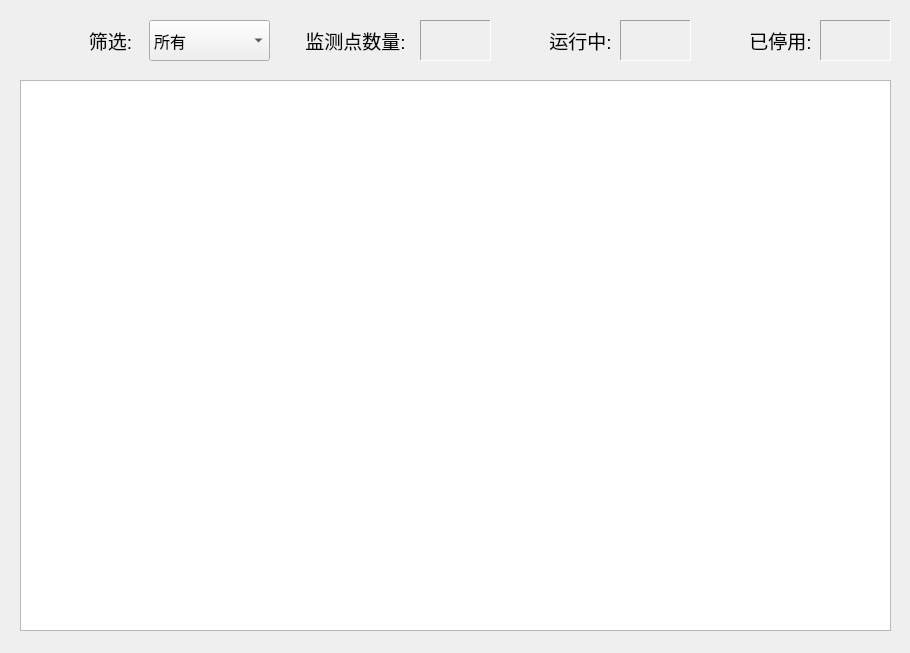
<?xml version="1.0" encoding="UTF-8"?>
<ui version="4.0">
 <class>PointShow</class>
 <widget class="QWidget" name="PointShow">
  <property name="geometry">
   <rect>
    <x>0</x>
    <y>0</y>
    <width>910</width>
    <height>653</height>
   </rect>
  </property>
  <property name="windowTitle">
   <string>Form</string>
  </property>
  <widget class="QTableWidget" name="tableWidget">
   <property name="geometry">
    <rect>
     <x>20</x>
     <y>80</y>
     <width>871</width>
     <height>551</height>
    </rect>
   </property>
  </widget>
  <widget class="QComboBox" name="comboBox">
   <property name="geometry">
    <rect>
     <x>149</x>
     <y>20</y>
     <width>121</width>
     <height>41</height>
    </rect>
   </property>
   <property name="font">
    <font>
     <pointsize>12</pointsize>
    </font>
   </property>
   <property name="autoFillBackground">
    <bool>false</bool>
   </property>
   <item>
    <property name="text">
     <string>所有</string>
    </property>
   </item>
   <item>
    <property name="text">
     <string>运行中</string>
    </property>
   </item>
   <item>
    <property name="text">
     <string>已停用</string>
    </property>
   </item>
  </widget>
  <widget class="QLabel" name="label">
   <property name="geometry">
    <rect>
     <x>70</x>
     <y>20</y>
     <width>81</width>
     <height>41</height>
    </rect>
   </property>
   <property name="font">
    <font>
     <pointsize>14</pointsize>
    </font>
   </property>
   <property name="text">
    <string>筛选:</string>
   </property>
   <property name="alignment">
    <set>Qt::AlignCenter</set>
   </property>
  </widget>
  <widget class="QLabel" name="label_2">
   <property name="geometry">
    <rect>
     <x>290</x>
     <y>20</y>
     <width>131</width>
     <height>41</height>
    </rect>
   </property>
   <property name="font">
    <font>
     <pointsize>14</pointsize>
    </font>
   </property>
   <property name="text">
    <string>监测点数量:</string>
   </property>
   <property name="alignment">
    <set>Qt::AlignCenter</set>
   </property>
  </widget>
  <widget class="QLabel" name="label_3">
   <property name="geometry">
    <rect>
     <x>540</x>
     <y>20</y>
     <width>81</width>
     <height>41</height>
    </rect>
   </property>
   <property name="font">
    <font>
     <pointsize>14</pointsize>
    </font>
   </property>
   <property name="text">
    <string>运行中:</string>
   </property>
   <property name="alignment">
    <set>Qt::AlignCenter</set>
   </property>
  </widget>
  <widget class="QLabel" name="label_4">
   <property name="geometry">
    <rect>
     <x>740</x>
     <y>20</y>
     <width>81</width>
     <height>41</height>
    </rect>
   </property>
   <property name="font">
    <font>
     <pointsize>14</pointsize>
    </font>
   </property>
   <property name="text">
    <string>已停用:</string>
   </property>
   <property name="alignment">
    <set>Qt::AlignCenter</set>
   </property>
  </widget>
  <widget class="QLabel" name="sum">
   <property name="geometry">
    <rect>
     <x>420</x>
     <y>20</y>
     <width>71</width>
     <height>41</height>
    </rect>
   </property>
   <property name="font">
    <font>
     <pointsize>14</pointsize>
    </font>
   </property>
   <property name="frameShape">
    <enum>QFrame::Panel</enum>
   </property>
   <property name="frameShadow">
    <enum>QFrame::Sunken</enum>
   </property>
   <property name="text">
    <string/>
   </property>
   <property name="alignment">
    <set>Qt::AlignCenter</set>
   </property>
  </widget>
  <widget class="QLabel" name="work">
   <property name="geometry">
    <rect>
     <x>620</x>
     <y>20</y>
     <width>71</width>
     <height>41</height>
    </rect>
   </property>
   <property name="font">
    <font>
     <pointsize>14</pointsize>
    </font>
   </property>
   <property name="frameShape">
    <enum>QFrame::Panel</enum>
   </property>
   <property name="frameShadow">
    <enum>QFrame::Sunken</enum>
   </property>
   <property name="text">
    <string/>
   </property>
   <property name="alignment">
    <set>Qt::AlignCenter</set>
   </property>
  </widget>
  <widget class="QLabel" name="died">
   <property name="geometry">
    <rect>
     <x>820</x>
     <y>20</y>
     <width>71</width>
     <height>41</height>
    </rect>
   </property>
   <property name="font">
    <font>
     <pointsize>14</pointsize>
    </font>
   </property>
   <property name="frameShape">
    <enum>QFrame::Panel</enum>
   </property>
   <property name="frameShadow">
    <enum>QFrame::Sunken</enum>
   </property>
   <property name="text">
    <string/>
   </property>
   <property name="alignment">
    <set>Qt::AlignCenter</set>
   </property>
  </widget>
  <widget class="QLabel" name="label_5">
   <property name="geometry">
    <rect>
     <x>690</x>
     <y>20</y>
     <width>51</width>
     <height>41</height>
    </rect>
   </property>
   <property name="font">
    <font>
     <pointsize>14</pointsize>
    </font>
   </property>
   <property name="text">
    <string/>
   </property>
   <property name="alignment">
    <set>Qt::AlignCenter</set>
   </property>
  </widget>
  <widget class="QLabel" name="label_6">
   <property name="geometry">
    <rect>
     <x>490</x>
     <y>20</y>
     <width>51</width>
     <height>41</height>
    </rect>
   </property>
   <property name="font">
    <font>
     <pointsize>14</pointsize>
    </font>
   </property>
   <property name="text">
    <string/>
   </property>
   <property name="alignment">
    <set>Qt::AlignCenter</set>
   </property>
  </widget>
  <widget class="QLabel" name="label_7">
   <property name="geometry">
    <rect>
     <x>20</x>
     <y>20</y>
     <width>51</width>
     <height>41</height>
    </rect>
   </property>
   <property name="font">
    <font>
     <pointsize>14</pointsize>
    </font>
   </property>
   <property name="text">
    <string/>
   </property>
   <property name="alignment">
    <set>Qt::AlignCenter</set>
   </property>
  </widget>
 </widget>
 <resources/>
 <connections/>
</ui>
